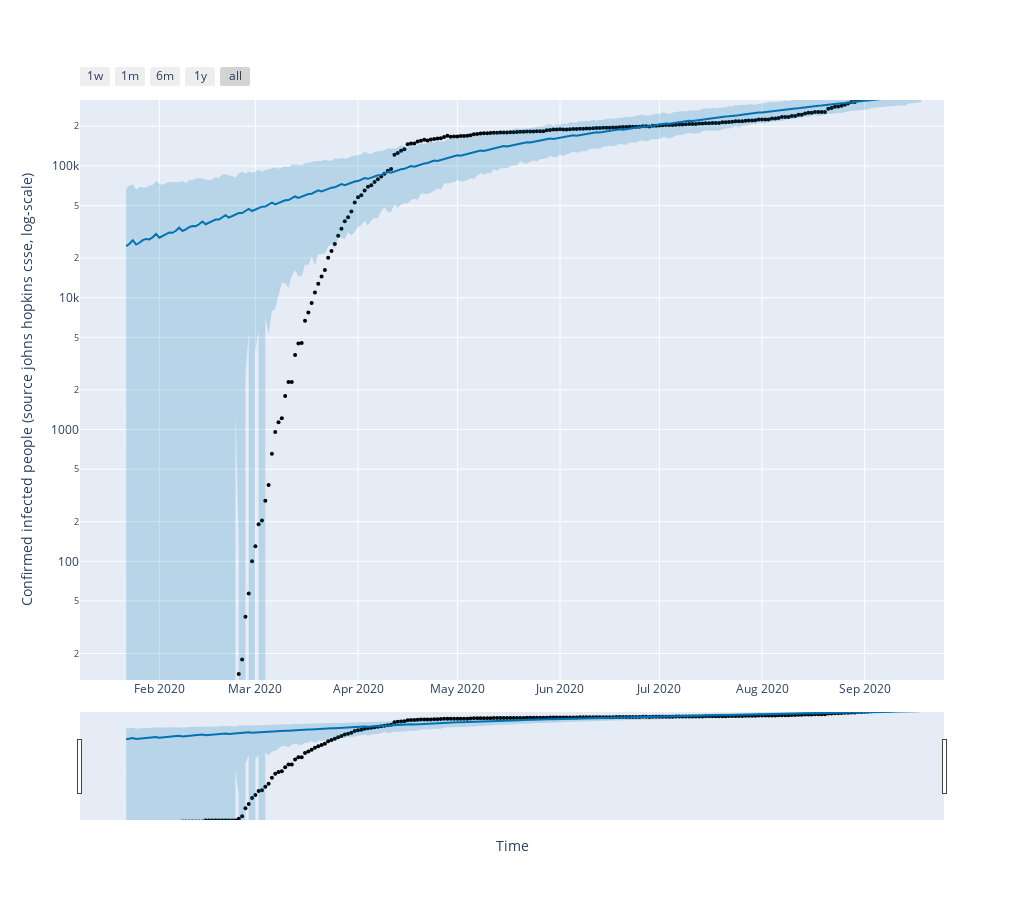

Notebook code for this chart:
### Code cell
import plotly.offline as py
from fbprophet.plot import plot_plotly

fig = plot_plotly(my_model, forecast)  # This returns a plotly Figure

fig.update_layout(
    width=1024,
    height=900,
    xaxis_title="Time",
    yaxis_title="Confirmed infected people (source johns hopkins csse, log-scale)",
)
fig.update_yaxes(type="log",range=[1.1,5.5])
py.iplot(fig)

### Figure 1 — Plotly figure (JSON) as saved in the notebook; plotly's stock layout.template omitted (floating-point values rounded to 4 significant figures; data arrays with more than 128 entries replaced by an {"elided": "..."} marker saying what was removed)
{"data": [{"marker": {"color": "black", "size": 4}, "mode": "markers", "name": "Actual", "type": "scatter", "x": {"elided": "234 str values"}, "y": {"elided": "234 int values"}}, {"hoverinfo": "skip", "line": {"width": 0}, "mode": "lines", "type": "scatter", "x": {"elided": "241 str values"}, "y": {"elided": "241 float values"}}, {"fill": "tonexty", "fillcolor": "rgba(0, 114, 178, 0.2)", "line": {"color": "#0072B2", "width": 2}, "mode": "lines", "name": "Predicted", "type": "scatter", "x": {"elided": "241 str values"}, "y": {"elided": "241 float values"}}, {"fill": "tonexty", "fillcolor": "rgba(0, 114, 178, 0.2)", "hoverinfo": "skip", "line": {"width": 0}, "mode": "lines", "type": "scatter", "x": {"elided": "241 str values"}, "y": {"elided": "241 float values"}}, {"line": {"color": "black", "dash": "dash", "width": 2}, "mode": "lines", "name": "Cap", "type": "scatter", "x": {"elided": "241 str values"}, "y": {"elided": "241 int values"}}], "layout": {"height": 900, "showlegend": false, "width": 1024, "xaxis": {"rangeselector": {"buttons": [{"count": 7, "label": "1w", "step": "day", "stepmode": "backward"}, {"count": 1, "label": "1m", "step": "month", "stepmode": "backward"}, {"count": 6, "label": "6m", "step": "month", "stepmode": "backward"}, {"count": 1, "label": "1y", "step": "year", "stepmode": "backward"}, {"step": "all"}]}, "rangeslider": {"visible": true}, "title": {"text": "Time"}, "type": "date"}, "yaxis": {"range": [1.1, 5.5], "title": {"text": "Confirmed infected people (source johns hopkins csse, log-scale)"}, "type": "log"}}}
